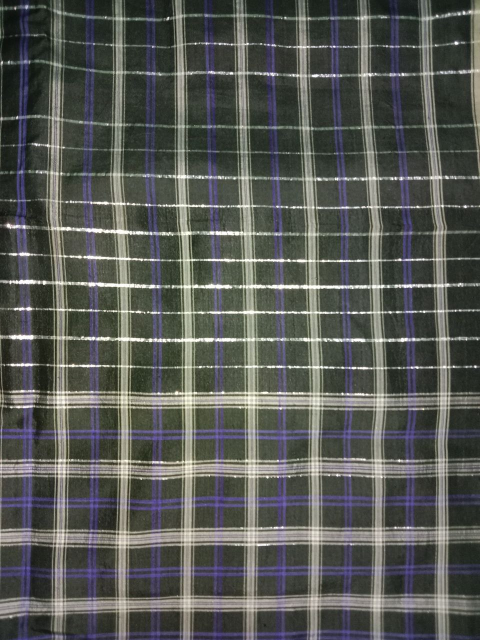
#> input picture ls02/0205.jpeg, 960 x 1280 px (shown at 1/2 size)
$ python cropping.py
#> lines starting #> are read from the running program, lines starting #| are printed output that depends on the picture
from PIL import Image
def crop(image_path, coords, saved_location):
#> called with image_path = '0205.jpeg', coords = (0, 0, 800, 800), saved_location = 're0205.jpg'
    image_obj = Image.open("0205.jpeg")
#> image_obj is the input picture: PIL image 960x1280 RGB; mean R, G, B 86.8, 88.8, 84.8
    cropped_image = image_obj.crop(coords)
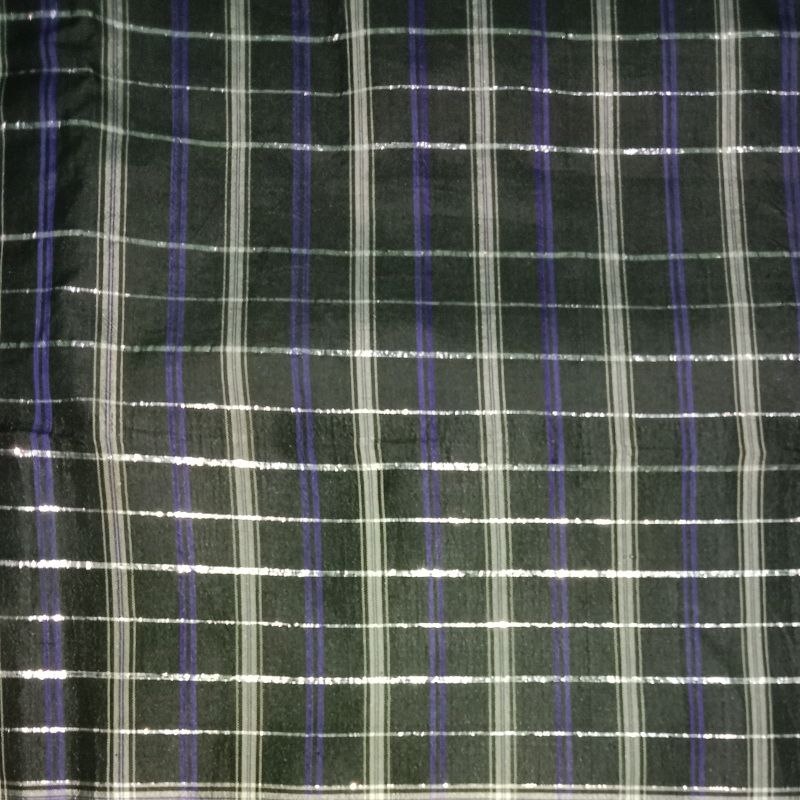
#> cropped_image: PIL image 800x800 RGB; mean R, G, B 84.1, 88, 81.7
    cropped_image.save(saved_location)


if __name__ == '__main__':
    image = "0205.jpeg"
    crop(image, (0, 0, 800, 800 ), 're0205.jpg')

$ run again, with ls02/0201.jpeg copied over ls02/0205.jpeg
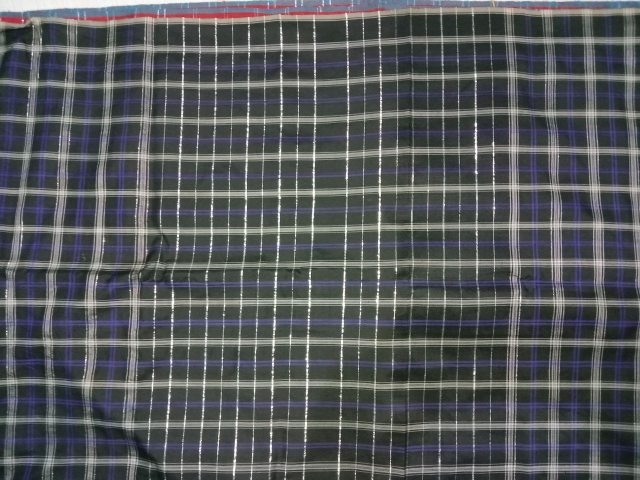
#> input picture ls02/0201.jpeg, 1280 x 960 px (shown at 1/2 size)
#> in crop, image_obj is the input picture: PIL image 1280x960 RGB; mean R, G, B 85.7, 88.5, 90.1
#> in crop, `cropped_image = image_obj.crop(coords)`:
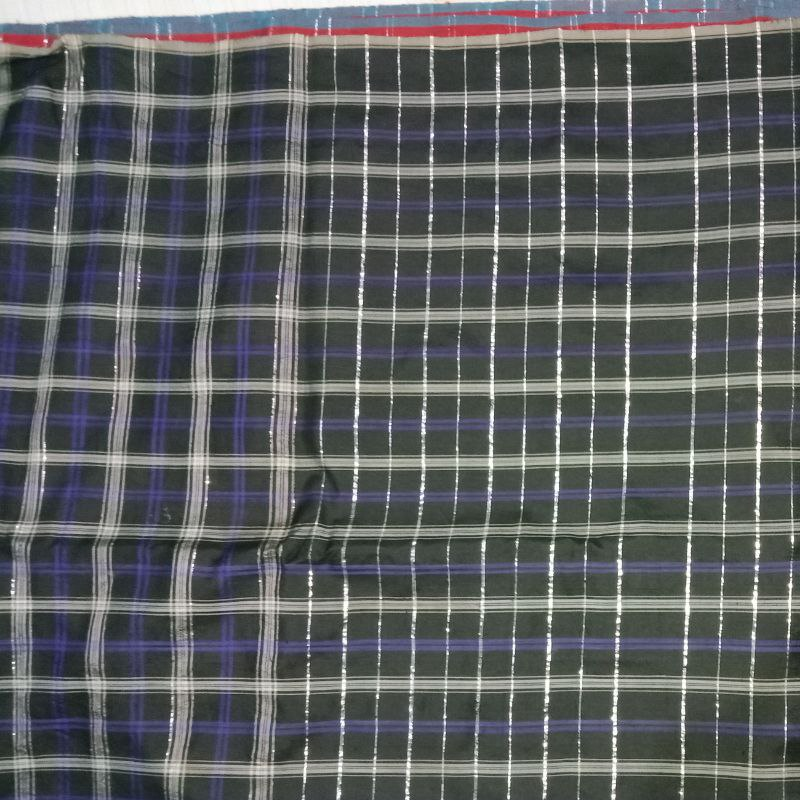
#> cropped_image: PIL image 800x800 RGB; mean R, G, B 92.1, 94.8, 95.9

$ run again, with ls02/0202.jpeg copied over ls02/0205.jpeg
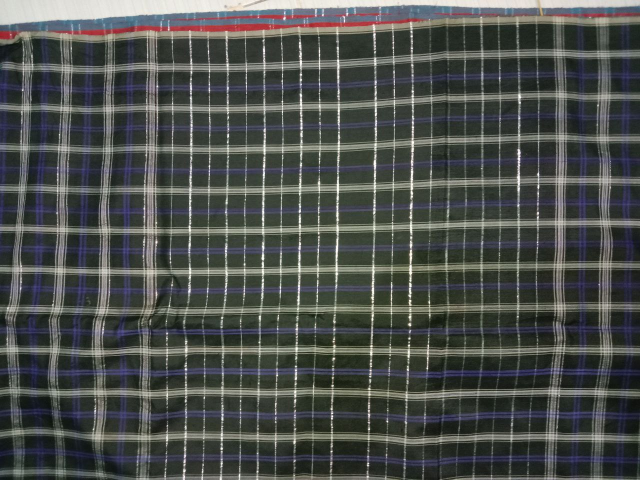
#> input picture ls02/0202.jpeg, 1280 x 960 px (shown at 1/2 size)
#> in crop, image_obj is the input picture: PIL image 1280x960 RGB; mean R, G, B 76.2, 79.5, 76.7
#> in crop, `cropped_image = image_obj.crop(coords)`:
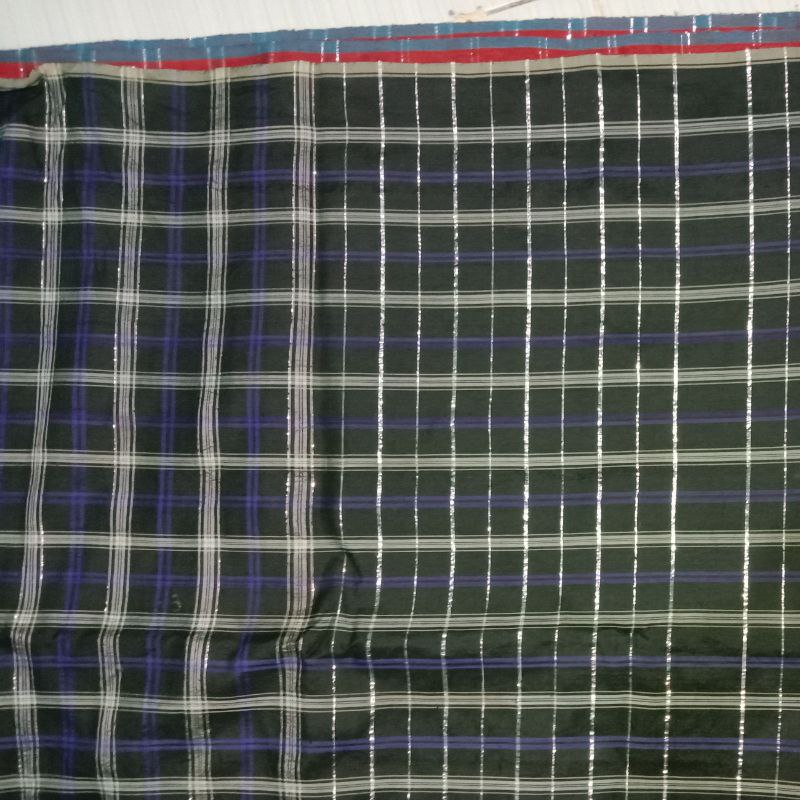
#> cropped_image: PIL image 800x800 RGB; mean R, G, B 84.7, 87.6, 84.4

$ run again, with ls02/0203.jpeg copied over ls02/0205.jpeg
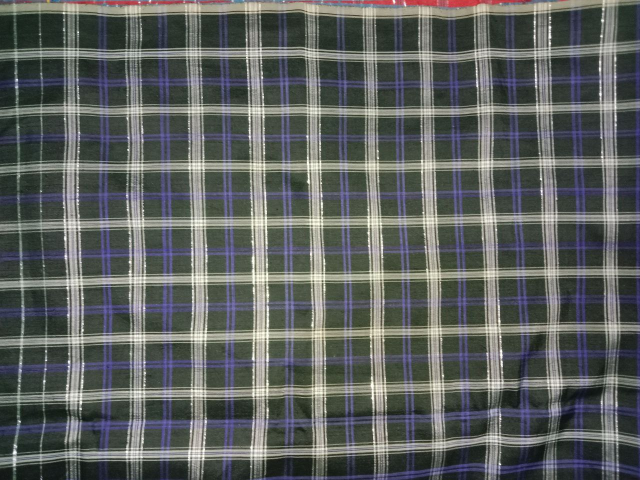
#> input picture ls02/0203.jpeg, 1280 x 960 px (shown at 1/2 size)
#> in crop, image_obj is the input picture: PIL image 1280x960 RGB; mean R, G, B 93, 96.6, 94.9
#> in crop, `cropped_image = image_obj.crop(coords)`:
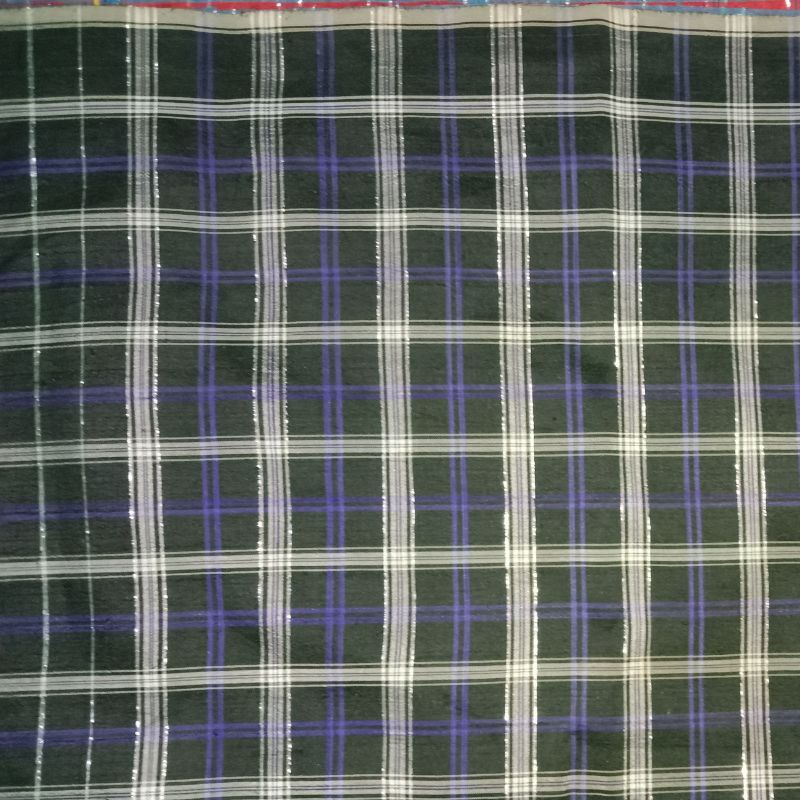
#> cropped_image: PIL image 800x800 RGB; mean R, G, B 98.6, 103, 99.3
